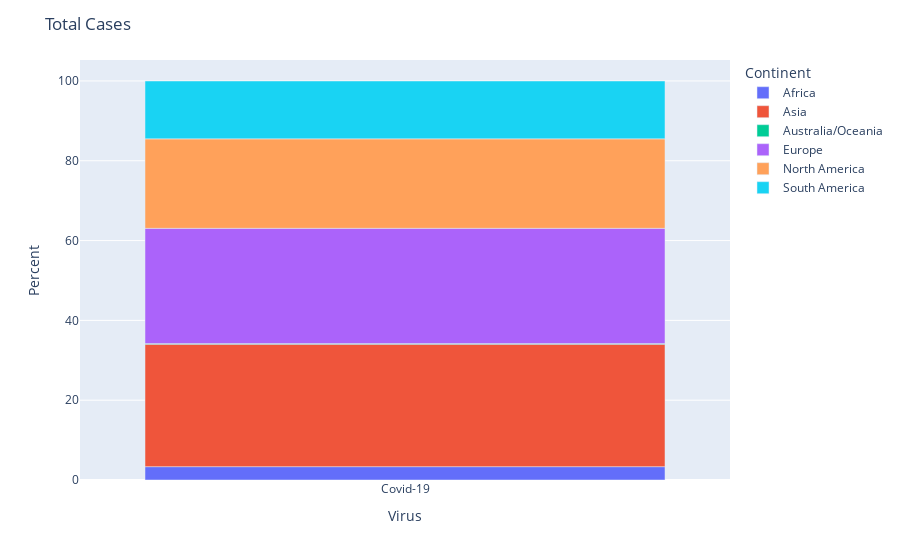
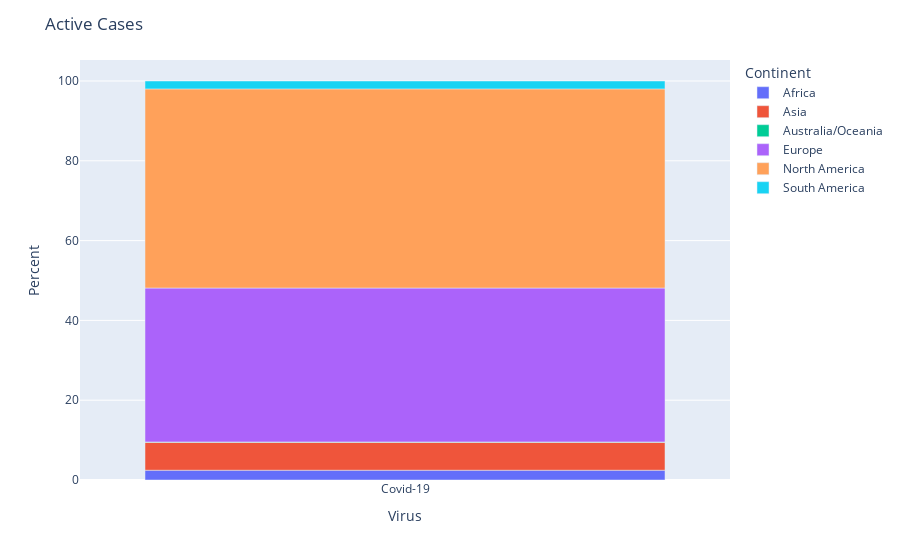
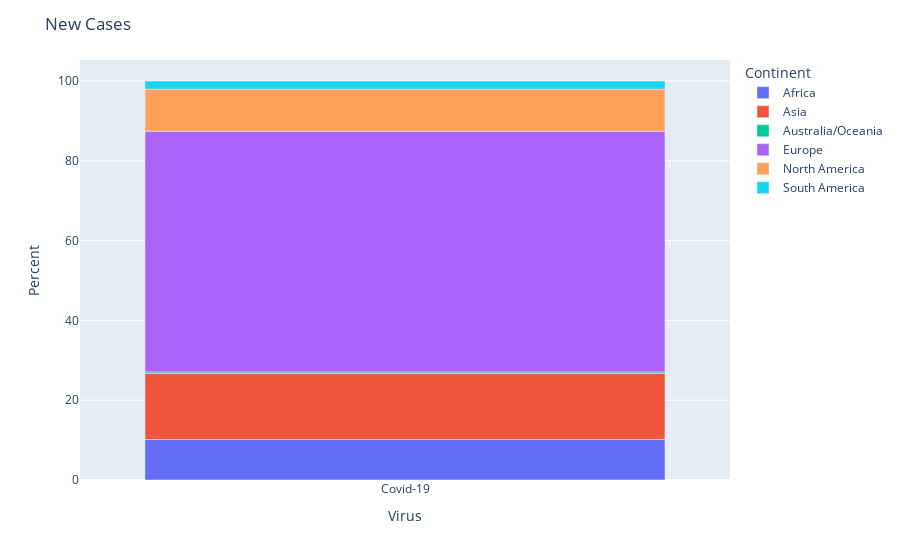
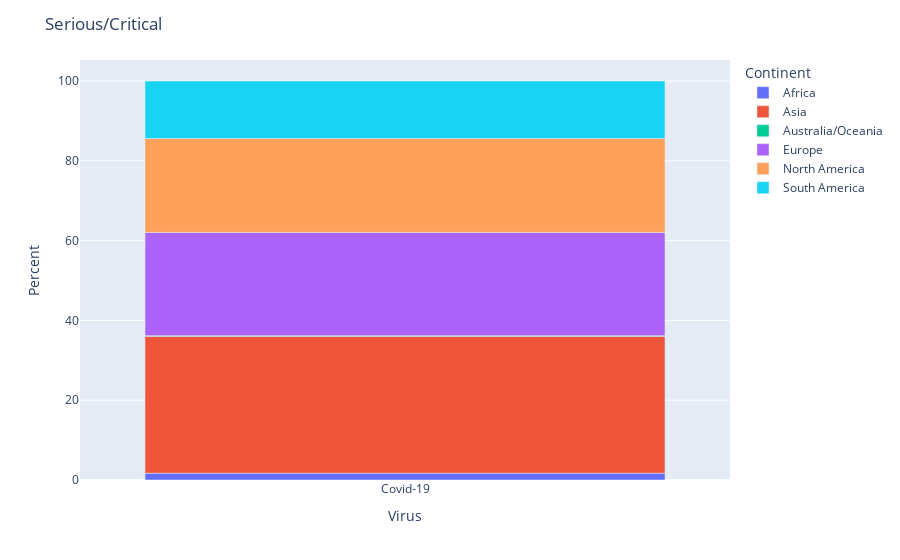

Notebook cell for these charts, in order:
### Code cell
continent_visulaization(cases_list)

### Figure 1 — Plotly figure (JSON) as saved in the notebook; plotly's stock layout.template omitted (floating-point values rounded to 4 significant figures)
{"data": [{"alignmentgroup": "True", "customdata": [[9026622]], "hovertemplate": "Continent=Africa<br>Virus=%{x}<br>Percent=%{y}<br>Total Cases=%{customdata[0]}<extra></extra>", "legendgroup": "Africa", "marker": {"color": "#636efa", "pattern": {"shape": ""}}, "name": "Africa", "offsetgroup": "Africa", "orientation": "v", "showlegend": true, "textposition": "auto", "type": "bar", "x": ["Covid-19"], "xaxis": "x", "y": [3.34], "yaxis": "y"}, {"alignmentgroup": "True", "customdata": [[83005885]], "hovertemplate": "Continent=Asia<br>Virus=%{x}<br>Percent=%{y}<br>Total Cases=%{customdata[0]}<extra></extra>", "legendgroup": "Asia", "marker": {"color": "#EF553B", "pattern": {"shape": ""}}, "name": "Asia", "offsetgroup": "Asia", "orientation": "v", "showlegend": true, "textposition": "auto", "type": "bar", "x": ["Covid-19"], "xaxis": "x", "y": [30.7], "yaxis": "y"}, {"alignmentgroup": "True", "customdata": [[389497]], "hovertemplate": "Continent=Australia/Oceania<br>Virus=%{x}<br>Percent=%{y}<br>Total Cases=%{customdata[0]}<extra></extra>", "legendgroup": "Australia/Oceania", "marker": {"color": "#00cc96", "pattern": {"shape": ""}}, "name": "Australia/Oceania", "offsetgroup": "Australia/Oceania", "orientation": "v", "showlegend": true, "textposition": "auto", "type": "bar", "x": ["Covid-19"], "xaxis": "x", "y": [0.14], "yaxis": "y"}, {"alignmentgroup": "True", "customdata": [[78109683]], "hovertemplate": "Continent=Europe<br>Virus=%{x}<br>Percent=%{y}<br>Total Cases=%{customdata[0]}<extra></extra>", "legendgroup": "Europe", "marker": {"color": "#ab63fa", "pattern": {"shape": ""}}, "name": "Europe", "offsetgroup": "Europe", "orientation": "v", "showlegend": true, "textposition": "auto", "type": "bar", "x": ["Covid-19"], "xaxis": "x", "y": [28.89], "yaxis": "y"}, {"alignmentgroup": "True", "customdata": [[60604058]], "hovertemplate": "Continent=North America<br>Virus=%{x}<br>Percent=%{y}<br>Total Cases=%{customdata[0]}<extra></extra>", "legendgroup": "North America", "marker": {"color": "#FFA15A", "pattern": {"shape": ""}}, "name": "North America", "offsetgroup": "North America", "orientation": "v", "showlegend": true, "textposition": "auto", "type": "bar", "x": ["Covid-19"], "xaxis": "x", "y": [22.42], "yaxis": "y"}, {"alignmentgroup": "True", "customdata": [[39202569]], "hovertemplate": "Continent=South America<br>Virus=%{x}<br>Percent=%{y}<br>Total Cases=%{customdata[0]}<extra></extra>", "legendgroup": "South America", "marker": {"color": "#19d3f3", "pattern": {"shape": ""}}, "name": "South America", "offsetgroup": "South America", "orientation": "v", "showlegend": true, "textposition": "auto", "type": "bar", "x": ["Covid-19"], "xaxis": "x", "y": [14.5], "yaxis": "y"}], "layout": {"barmode": "relative", "legend": {"title": {"text": "Continent"}, "tracegroupgap": 0}, "margin": {"t": 60}, "title": {"text": "Total Cases"}, "xaxis": {"anchor": "y", "domain": [0, 1], "title": {"text": "Virus"}}, "yaxis": {"anchor": "x", "domain": [0, 1], "title": {"text": "Percent"}}}}

### Figure 2 — Plotly figure (JSON) as saved in the notebook; plotly's stock layout.template omitted (floating-point values rounded to 4 significant figures)
{"data": [{"alignmentgroup": "True", "customdata": [[529676]], "hovertemplate": "Continent=Africa<br>Virus=%{x}<br>Percent=%{y}<br>Active Cases=%{customdata[0]}<extra></extra>", "legendgroup": "Africa", "marker": {"color": "#636efa", "pattern": {"shape": ""}}, "name": "Africa", "offsetgroup": "Africa", "orientation": "v", "showlegend": true, "textposition": "auto", "type": "bar", "x": ["Covid-19"], "xaxis": "x", "y": [2.45], "yaxis": "y"}, {"alignmentgroup": "True", "customdata": [[1511172]], "hovertemplate": "Continent=Asia<br>Virus=%{x}<br>Percent=%{y}<br>Active Cases=%{customdata[0]}<extra></extra>", "legendgroup": "Asia", "marker": {"color": "#EF553B", "pattern": {"shape": ""}}, "name": "Asia", "offsetgroup": "Asia", "orientation": "v", "showlegend": true, "textposition": "auto", "type": "bar", "x": ["Covid-19"], "xaxis": "x", "y": [6.98], "yaxis": "y"}, {"alignmentgroup": "True", "customdata": [[23926]], "hovertemplate": "Continent=Australia/Oceania<br>Virus=%{x}<br>Percent=%{y}<br>Active Cases=%{customdata[0]}<extra></extra>", "legendgroup": "Australia/Oceania", "marker": {"color": "#00cc96", "pattern": {"shape": ""}}, "name": "Australia/Oceania", "offsetgroup": "Australia/Oceania", "orientation": "v", "showlegend": true, "textposition": "auto", "type": "bar", "x": ["Covid-19"], "xaxis": "x", "y": [0.11], "yaxis": "y"}, {"alignmentgroup": "True", "customdata": [[8347881]], "hovertemplate": "Continent=Europe<br>Virus=%{x}<br>Percent=%{y}<br>Active Cases=%{customdata[0]}<extra></extra>", "legendgroup": "Europe", "marker": {"color": "#ab63fa", "pattern": {"shape": ""}}, "name": "Europe", "offsetgroup": "Europe", "orientation": "v", "showlegend": true, "textposition": "auto", "type": "bar", "x": ["Covid-19"], "xaxis": "x", "y": [38.58], "yaxis": "y"}, {"alignmentgroup": "True", "customdata": [[10798876]], "hovertemplate": "Continent=North America<br>Virus=%{x}<br>Percent=%{y}<br>Active Cases=%{customdata[0]}<extra></extra>", "legendgroup": "North America", "marker": {"color": "#FFA15A", "pattern": {"shape": ""}}, "name": "North America", "offsetgroup": "North America", "orientation": "v", "showlegend": true, "textposition": "auto", "type": "bar", "x": ["Covid-19"], "xaxis": "x", "y": [49.9], "yaxis": "y"}, {"alignmentgroup": "True", "customdata": [[428010]], "hovertemplate": "Continent=South America<br>Virus=%{x}<br>Percent=%{y}<br>Active Cases=%{customdata[0]}<extra></extra>", "legendgroup": "South America", "marker": {"color": "#19d3f3", "pattern": {"shape": ""}}, "name": "South America", "offsetgroup": "South America", "orientation": "v", "showlegend": true, "textposition": "auto", "type": "bar", "x": ["Covid-19"], "xaxis": "x", "y": [1.98], "yaxis": "y"}], "layout": {"barmode": "relative", "legend": {"title": {"text": "Continent"}, "tracegroupgap": 0}, "margin": {"t": 60}, "title": {"text": "Active Cases"}, "xaxis": {"anchor": "y", "domain": [0, 1], "title": {"text": "Virus"}}, "yaxis": {"anchor": "x", "domain": [0, 1], "title": {"text": "Percent"}}}}

### Figure 3 — Plotly figure (JSON) as saved in the notebook; plotly's stock layout.template omitted (floating-point values rounded to 4 significant figures)
{"data": [{"alignmentgroup": "True", "customdata": [[44724]], "hovertemplate": "Continent=Africa<br>Virus=%{x}<br>Percent=%{y}<br>New Cases=%{customdata[0]}<extra></extra>", "legendgroup": "Africa", "marker": {"color": "#636efa", "pattern": {"shape": ""}}, "name": "Africa", "offsetgroup": "Africa", "orientation": "v", "showlegend": true, "textposition": "auto", "type": "bar", "x": ["Covid-19"], "xaxis": "x", "y": [10.14], "yaxis": "y"}, {"alignmentgroup": "True", "customdata": [[72976]], "hovertemplate": "Continent=Asia<br>Virus=%{x}<br>Percent=%{y}<br>New Cases=%{customdata[0]}<extra></extra>", "legendgroup": "Asia", "marker": {"color": "#EF553B", "pattern": {"shape": ""}}, "name": "Asia", "offsetgroup": "Asia", "orientation": "v", "showlegend": true, "textposition": "auto", "type": "bar", "x": ["Covid-19"], "xaxis": "x", "y": [16.54], "yaxis": "y"}, {"alignmentgroup": "True", "customdata": [[1743]], "hovertemplate": "Continent=Australia/Oceania<br>Virus=%{x}<br>Percent=%{y}<br>New Cases=%{customdata[0]}<extra></extra>", "legendgroup": "Australia/Oceania", "marker": {"color": "#00cc96", "pattern": {"shape": ""}}, "name": "Australia/Oceania", "offsetgroup": "Australia/Oceania", "orientation": "v", "showlegend": true, "textposition": "auto", "type": "bar", "x": ["Covid-19"], "xaxis": "x", "y": [0.4], "yaxis": "y"}, {"alignmentgroup": "True", "customdata": [[266190]], "hovertemplate": "Continent=Europe<br>Virus=%{x}<br>Percent=%{y}<br>New Cases=%{customdata[0]}<extra></extra>", "legendgroup": "Europe", "marker": {"color": "#ab63fa", "pattern": {"shape": ""}}, "name": "Europe", "offsetgroup": "Europe", "orientation": "v", "showlegend": true, "textposition": "auto", "type": "bar", "x": ["Covid-19"], "xaxis": "x", "y": [60.34], "yaxis": "y"}, {"alignmentgroup": "True", "customdata": [[46527]], "hovertemplate": "Continent=North America<br>Virus=%{x}<br>Percent=%{y}<br>New Cases=%{customdata[0]}<extra></extra>", "legendgroup": "North America", "marker": {"color": "#FFA15A", "pattern": {"shape": ""}}, "name": "North America", "offsetgroup": "North America", "orientation": "v", "showlegend": true, "textposition": "auto", "type": "bar", "x": ["Covid-19"], "xaxis": "x", "y": [10.55], "yaxis": "y"}, {"alignmentgroup": "True", "customdata": [[8977]], "hovertemplate": "Continent=South America<br>Virus=%{x}<br>Percent=%{y}<br>New Cases=%{customdata[0]}<extra></extra>", "legendgroup": "South America", "marker": {"color": "#19d3f3", "pattern": {"shape": ""}}, "name": "South America", "offsetgroup": "South America", "orientation": "v", "showlegend": true, "textposition": "auto", "type": "bar", "x": ["Covid-19"], "xaxis": "x", "y": [2.03], "yaxis": "y"}], "layout": {"barmode": "relative", "legend": {"title": {"text": "Continent"}, "tracegroupgap": 0}, "margin": {"t": 60}, "title": {"text": "New Cases"}, "xaxis": {"anchor": "y", "domain": [0, 1], "title": {"text": "Virus"}}, "yaxis": {"anchor": "x", "domain": [0, 1], "title": {"text": "Percent"}}}}

### Figure 4 — Plotly figure (JSON) as saved in the notebook; plotly's stock layout.template omitted (floating-point values rounded to 4 significant figures)
{"data": [{"alignmentgroup": "True", "customdata": [[1518]], "hovertemplate": "Continent=Africa<br>Virus=%{x}<br>Percent=%{y}<br>Serious/Critical=%{customdata[0]}<extra></extra>", "legendgroup": "Africa", "marker": {"color": "#636efa", "pattern": {"shape": ""}}, "name": "Africa", "offsetgroup": "Africa", "orientation": "v", "showlegend": true, "textposition": "auto", "type": "bar", "x": ["Covid-19"], "xaxis": "x", "y": [1.71], "yaxis": "y"}, {"alignmentgroup": "True", "customdata": [[30427]], "hovertemplate": "Continent=Asia<br>Virus=%{x}<br>Percent=%{y}<br>Serious/Critical=%{customdata[0]}<extra></extra>", "legendgroup": "Asia", "marker": {"color": "#EF553B", "pattern": {"shape": ""}}, "name": "Asia", "offsetgroup": "Asia", "orientation": "v", "showlegend": true, "textposition": "auto", "type": "bar", "x": ["Covid-19"], "xaxis": "x", "y": [34.29], "yaxis": "y"}, {"alignmentgroup": "True", "customdata": [[159]], "hovertemplate": "Continent=Australia/Oceania<br>Virus=%{x}<br>Percent=%{y}<br>Serious/Critical=%{customdata[0]}<extra></extra>", "legendgroup": "Australia/Oceania", "marker": {"color": "#00cc96", "pattern": {"shape": ""}}, "name": "Australia/Oceania", "offsetgroup": "Australia/Oceania", "orientation": "v", "showlegend": true, "textposition": "auto", "type": "bar", "x": ["Covid-19"], "xaxis": "x", "y": [0.18], "yaxis": "y"}, {"alignmentgroup": "True", "customdata": [[22961]], "hovertemplate": "Continent=Europe<br>Virus=%{x}<br>Percent=%{y}<br>Serious/Critical=%{customdata[0]}<extra></extra>", "legendgroup": "Europe", "marker": {"color": "#ab63fa", "pattern": {"shape": ""}}, "name": "Europe", "offsetgroup": "Europe", "orientation": "v", "showlegend": true, "textposition": "auto", "type": "bar", "x": ["Covid-19"], "xaxis": "x", "y": [25.88], "yaxis": "y"}, {"alignmentgroup": "True", "customdata": [[20887]], "hovertemplate": "Continent=North America<br>Virus=%{x}<br>Percent=%{y}<br>Serious/Critical=%{customdata[0]}<extra></extra>", "legendgroup": "North America", "marker": {"color": "#FFA15A", "pattern": {"shape": ""}}, "name": "North America", "offsetgroup": "North America", "orientation": "v", "showlegend": true, "textposition": "auto", "type": "bar", "x": ["Covid-19"], "xaxis": "x", "y": [23.54], "yaxis": "y"}, {"alignmentgroup": "True", "customdata": [[12773]], "hovertemplate": "Continent=South America<br>Virus=%{x}<br>Percent=%{y}<br>Serious/Critical=%{customdata[0]}<extra></extra>", "legendgroup": "South America", "marker": {"color": "#19d3f3", "pattern": {"shape": ""}}, "name": "South America", "offsetgroup": "South America", "orientation": "v", "showlegend": true, "textposition": "auto", "type": "bar", "x": ["Covid-19"], "xaxis": "x", "y": [14.4], "yaxis": "y"}], "layout": {"barmode": "relative", "legend": {"title": {"text": "Continent"}, "tracegroupgap": 0}, "margin": {"t": 60}, "title": {"text": "Serious/Critical"}, "xaxis": {"anchor": "y", "domain": [0, 1], "title": {"text": "Virus"}}, "yaxis": {"anchor": "x", "domain": [0, 1], "title": {"text": "Percent"}}}}
